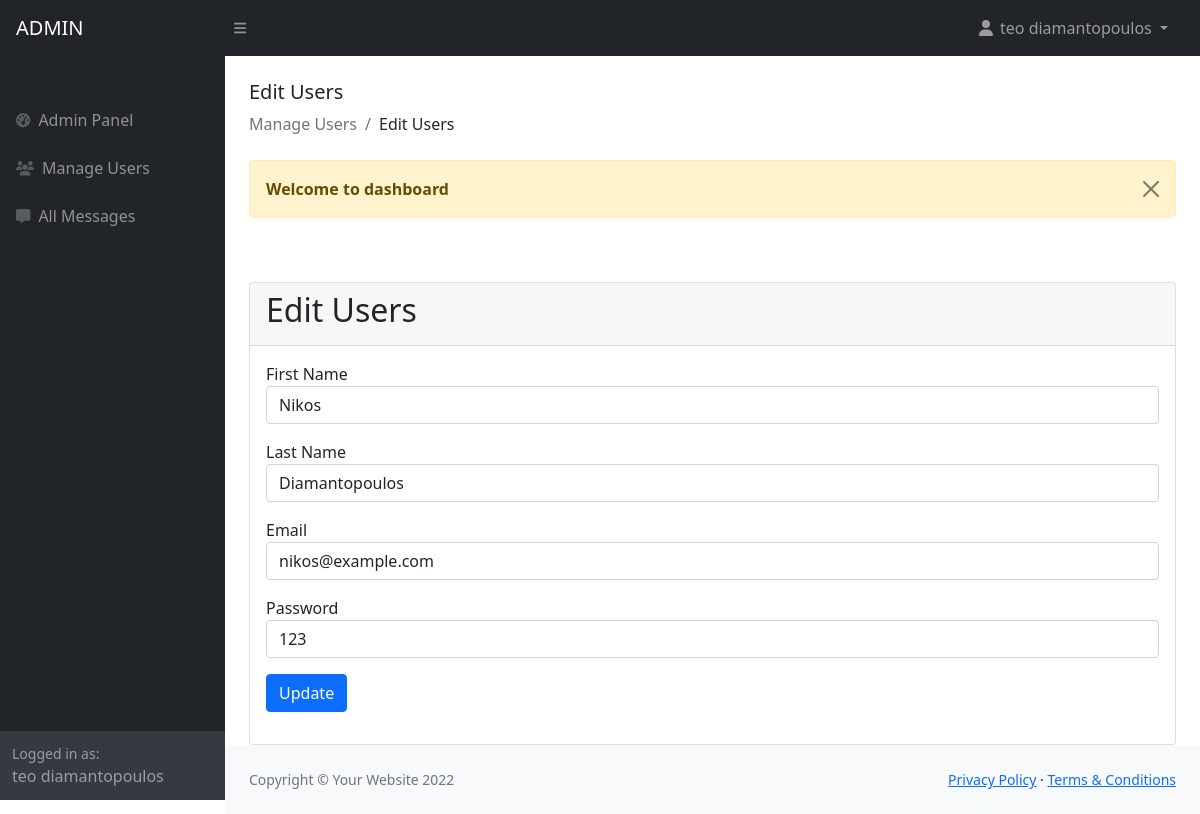
/admin/edit-users.php?id=4 (signed in), run on the app's committed database.
### tables this page shows
CREATE TABLE `users` (
  `id` int(11) NOT NULL,
  `fname` varchar(255) NOT NULL,
  `lname` varchar(255) NOT NULL,
  `email` varchar(255) NOT NULL,
  `password` varchar(255) NOT NULL,
  `role_as` tinyint(1) NOT NULL DEFAULT 0,
  `verify_status` tinyint(1) NOT NULL DEFAULT 0,
  `verify_token` varchar(255) NOT NULL,
  `created_at` timestamp NOT NULL DEFAULT current_timestamp()
);

### admin/edit-users.php (the view, shortened to what this page needs)
<?php
include('authentication.php');
include('includes/header.php');
?>
<div class="container-fluid px-4">
    <h5 class="mt-4">Edit Users</h5>
    <ol class="breadcrumb mb-4">
        <li class="breadcrumb-item active">Manage Users</li>
        <li class="breadcrumb-item">Edit Users</li>
    </ol>
    <?php
    include('msg.php');
    ?>
    <div class="row justify-content-center">
        <div class="col-md-12">
            <div class="card mt-5 ">
                <div class="card-header">
                    <h2>Edit Users</h2>
                </div>
                <div class="card-body ">
                    <?php
                    if (isset($_GET['id'])) {
                        $user_id = mysqli_real_escape_string($con, $_GET['id']);
                        $users = "SELECT * FROM users WHERE id='$user_id' AND role_as='0' ";
                        $users_run = mysqli_query($con, $users);
                        if (mysqli_num_rows($users_run) > 0) {
                            foreach ($users_run as $user) {
                                ?>
                                <form action="code.php" method="post">
                                    <div class="form-group mb-3">
                                        <label for="">First Name</label>
                                        <input type="text" name="fname" value="<?= $user['fname']; ?>" class="form-control" required
                                            placeholder="Edit first name">
                                    </div>
                                    <div class="form-group mb-3">
                                        <label for="">Last Name</label>
                                        <input type="text" name="lname" value="<?= $user['lname']; ?>" class="form-control" required
                                            placeholder="Edit last name">
                                    </div>
                                    <div class="form-group mb-3">
                                        <label for="">Email</label>
                                        <input type="email" name="email" value="<?= $user['email']; ?>" class="form-control"
                                            required placeholder="Edit email">
                                    </div>
                                    <div class="form-group mb-3">
                                        <label for="">Password</label>
                                        <input type="text" name="password" value="<?= $user['password']; ?>" class="form-control"
                                            required placeholder="Edit password">
                                    </div>
                                    <div class="form-group mb-3">
                                        <button type="submit" name="update_user" class="btn btn-primary">Update</button>
                                    </div>
                                </form>
                                <?php
                            }
                        } else {
                            ?>
                            <h4>No record found</h4>
                            <?php
                        }
                    }
                    ?>
                </div>
            </div>
        </div>
    </div>
    <?php
    include('includes/footer.php');
    include('includes/scripts.php');
    ?>

### data on the page
users: fname "Nikos", lname "Diamantopoulos", email "nikos@example.com", password "123"

### other printed values
$_SESSION['auth_user']['user_name'] "teo diamantopoulos"
$_SESSION['message'] "Welcome to dashboard"
